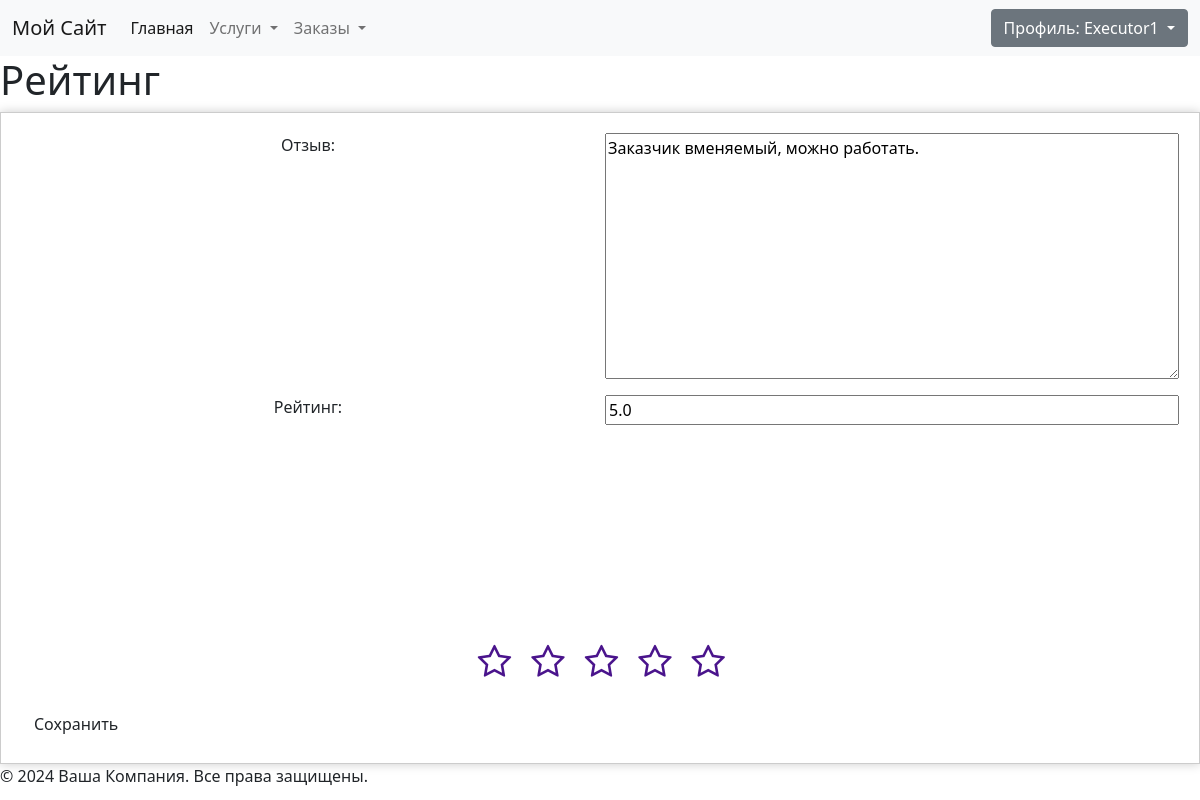
Page /ratings/update/1/ (signed in) on the committed database.
### ratings/models.py (models this page shows, shortened)
class RatingOrder(models.Model):
    order = models.ForeignKey(
        to="freelance.Order",
        verbose_name="Заказ",
        on_delete=models.CASCADE,
        related_name="order_rating",
    )
    testimonial = models.TextField(verbose_name="Отзыв", blank=True, null=True)
    user = models.ForeignKey(
        to="freelance.UserProfile",
        verbose_name="Пользователь",
        on_delete=models.CASCADE,
        related_name="user_rating",
        null=True,
        blank=True,
    )
    order_rating = models.FloatField(verbose_name="Рейтинг", blank=True, null=True)
    class Meta:
        unique_together = ("order", "user")
        verbose_name = "Рейтинг"
        verbose_name_plural = "Рейтинги"

### ratings/views.py (the view, shortened to what this page needs)
# urls.py: path("update/<int:order>/", RatingUpdateView.as_view(), name="rating_update"),
class RatingUpdateView(LoginRequiredMixin, UpdateView):
    model = RatingOrder
    template_name = "ratings/rating_update.html"
    form_class = RatingForm
    success_url = reverse_lazy("ratings:rating_list")
    def get_object(self, queryset=None):
        pk = self.kwargs.get("order")
        user_type = {"Customers": "customer", "Executors": "executor"}.get(
            self.request.user.groups.first().name, "customer"
        )
        order = get_object_or_404(Order, pk=pk)
        order_request = (
            OrderRequest.objects.filter(order=order, status__in=["accepted"])
            .distinct()
            .first()
        )
        if user_type == "customer":
            user = order_request.executor.profile
        else:
            user = order.customer.profile
        if queryset is None:
            queryset = RatingOrder.objects.filter(order_id=pk, user=user)
            self.pk = queryset.first().pk
        rating_order = queryset.first()
        if not rating_order or not RatingOrder.objects.filter(order=order, user=user):
            rating_order = RatingOrder.objects.create(order=order, user=user)
            self.pk = rating_order.pk
        return rating_order

### ratings/forms.py (shortened to what this page needs)
class RatingForm(forms.ModelForm):
    def __init__(self, *args, **kwargs):
        super().__init__(*args, **kwargs)
        self.fields["order"].widget = forms.HiddenInput()
        self.fields["user"].widget = forms.HiddenInput()
    class Meta:
        model = RatingOrder
        fields = ["order", "testimonial", "user", "order_rating"]

### freelance/templatetags/custom_tags.py (called while the page is built)
@register.filter(name='has_group')
def has_group(user, group_name):
    return Group.objects.get(name=group_name).user_set.filter(id=user.id).exists()

### templates/ratings/rating_update.html (shortened to what this page needs)
{% extends 'basic/base.html' %}
{% block additional_head %}
<link rel="stylesheet" href="https://cdnjs.cloudflare.com/ajax/libs/font-awesome/4.7.0/css/font-awesome.min.css">
{% endblock %}
{% block content %}
<h1>Рейтинг</h1>
<form method="post">
    {{ form.as_p }}
    <div class="rating">
        <div class="container d-flex justify-content-center mt-200">
            <div class="row">
                <div class="col-md-12">
                    <div class="stars">
                            <label class="star star-5" for="star-5"></label>
                            <label class="star star-4" for="star-4"></label>
                            <label class="star star-3" for="star-3"></label>
                            <label class="star star-2" for="star-2"></label>
                            <label class="star star-1" for="star-1"></label>
                    </div>
                </div>
            </div>
        </div>
    </div>
    <button class="btn" type="submit">Сохранить</button>
</form>
{% endblock %}

### templates/basic/includes/login.html (shortened to what this page needs)
{% load custom_tags %}
{% if user.is_authenticated%}
<div class="dropdown">
    <button class="btn btn-secondary dropdown-toggle" type="button" id="dropdownMenuButton1"
        data-bs-toggle="dropdown" aria-expanded="false">
        Профиль: {{ user.username }}
    </button>
</div>
{% endif %}

### static/css/custom.css (style rules this page uses)
form { max-width: auto; margin: auto; padding: 20px; border: 1px solid #ccc; box-shadow: 0 0 10px #ccc; }
form p { display: grid; grid-template-columns: 1fr 1fr; gap: 10px; }
form label { text-align: center; }
div.stars { width: 270px; display: inline-block; }
.mt-200 { margin-top: 200px; }
label.star { float: right; padding: 10px; font-size: 36px; color: #4A148C; transition: all .2s; }
label.star:before { content: '\f006'; font-family: FontAwesome; }

### rows in the picture
RatingOrder: testimonial "Заказчик вменяемый, можно работать.", order_rating "5.0"

### other values in the picture
{{ user.username }} "Executor1"
